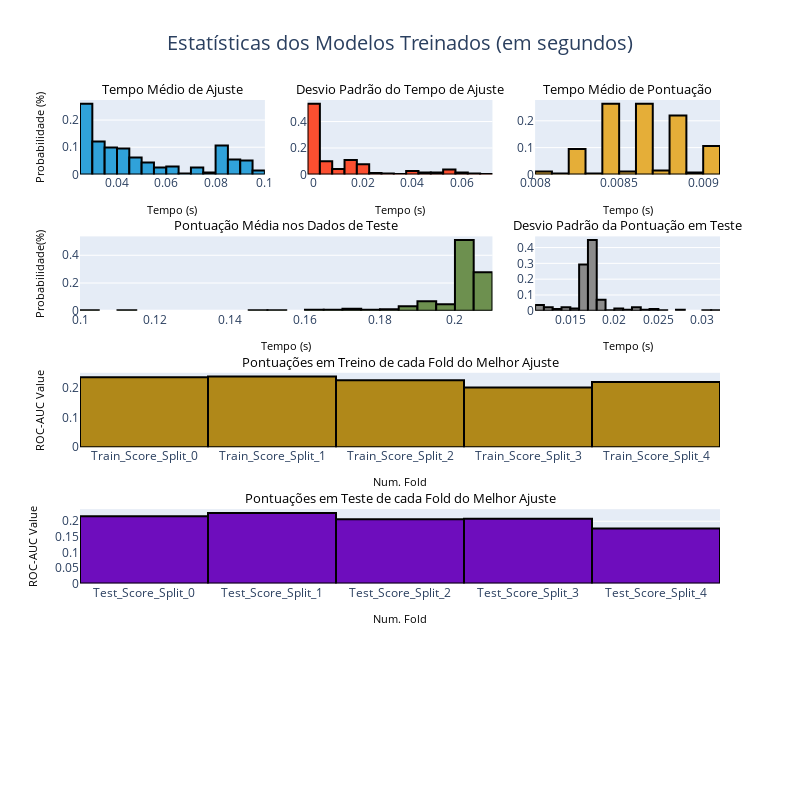

The code cell stored with this chart in its notebook:
### Code cell
analyze_model(model_v1_woft)

### Figure 1 — Plotly figure (JSON) as saved in the notebook; plotly's stock layout.template omitted (floating-point values rounded to 4 significant figures; data arrays with more than 128 entries replaced by an {"elided": "..."} marker saying what was removed)
{"data": [{"histnorm": "probability", "marker": {"color": "#30a2da", "line": {"color": "rgb(0,0,0)", "width": 2}}, "name": "tempo médio de ajuste", "type": "histogram", "x": {"elided": "273 float values"}, "xaxis": "x", "yaxis": "y"}, {"histnorm": "probability", "marker": {"color": "#fc4f30", "line": {"color": "rgb(0,0,0)", "width": 2}}, "name": "Desvio médio do tempo de treino", "type": "histogram", "x": {"elided": "273 float values"}, "xaxis": "x2", "yaxis": "y2"}, {"histnorm": "probability", "marker": {"color": "#e5ae38", "line": {"color": "rgb(0,0,0)", "width": 2}}, "name": "Tempo médio de score", "type": "histogram", "x": {"elided": "273 float values"}, "xaxis": "x3", "yaxis": "y3"}, {"histnorm": "probability", "marker": {"color": "#6d904f", "line": {"color": "rgb(0,0,0)", "width": 2}}, "name": "Pontuação Média nos Dados de Teste", "type": "histogram", "x": {"elided": "273 float values"}, "xaxis": "x4", "yaxis": "y4"}, {"histnorm": "probability", "marker": {"color": "#8b8b8b", "line": {"color": "rgb(0,0,0)", "width": 2}}, "name": "Desvio Padrão da Pontuação em Teste", "type": "histogram", "x": {"elided": "273 float values"}, "xaxis": "x5", "yaxis": "y5"}, {"marker": {"color": "#b08819", "line": {"color": "rgb(0,0,0)", "width": 2}}, "name": "Pontuação em Folds de Treino", "type": "bar", "x": ["Train_Score_Split_0", "Train_Score_Split_1", "Train_Score_Split_2", "Train_Score_Split_3", "Train_Score_Split_4"], "xaxis": "x6", "y": [0.2358, 0.2383, 0.2254, 0.2016, 0.2196], "yaxis": "y6"}, {"marker": {"color": "#6e0dbd", "line": {"color": "rgb(0,0,0)", "width": 2}}, "name": "Pontuação em Folds de Teste", "type": "bar", "x": ["Test_Score_Split_0", "Test_Score_Split_1", "Test_Score_Split_2", "Test_Score_Split_3", "Test_Score_Split_4"], "xaxis": "x7", "y": [0.2165, 0.2268, 0.2062, 0.2083, 0.1771], "yaxis": "y7"}], "layout": {"annotations": [{"font": {"color": "black", "size": 12.5}, "opacity": 1, "showarrow": false, "text": "Tempo Médio de Ajuste", "x": 0.1444, "xanchor": "center", "xref": "paper", "y": 1, "yanchor": "bottom", "yref": "paper"}, {"font": {"color": "black", "size": 12.5}, "opacity": 1, "showarrow": false, "text": "Desvio Padrão do Tempo de Ajuste", "x": 0.5, "xanchor": "center", "xref": "paper", "y": 1, "yanchor": "bottom", "yref": "paper"}, {"font": {"color": "black", "size": 12.5}, "opacity": 1, "showarrow": false, "text": "Tempo Médio de Pontuação", "x": 0.8556, "xanchor": "center", "xref": "paper", "y": 1, "yanchor": "bottom", "yref": "paper"}, {"font": {"color": "black", "size": 12.5}, "opacity": 1, "showarrow": false, "text": "Pontuação Média nos Dados de Teste", "x": 0.3222, "xanchor": "center", "xref": "paper", "y": 0.78, "yanchor": "bottom", "yref": "paper"}, {"font": {"color": "black", "size": 12.5}, "opacity": 1, "showarrow": false, "text": "Desvio Padrão da Pontuação em Teste", "x": 0.8556, "xanchor": "center", "xref": "paper", "y": 0.78, "yanchor": "bottom", "yref": "paper"}, {"font": {"color": "black", "size": 12.5}, "opacity": 1, "showarrow": false, "text": "Pontuações em Treino de cada Fold do Melhor Ajuste", "x": 0.5, "xanchor": "center", "xref": "paper", "y": 0.56, "yanchor": "bottom", "yref": "paper"}, {"font": {"color": "black", "size": 12.5}, "opacity": 1, "showarrow": false, "text": "Pontuações em Teste de cada Fold do Melhor Ajuste", "x": 0.5, "xanchor": "center", "xref": "paper", "y": 0.34, "yanchor": "bottom", "yref": "paper"}], "height": 800, "showlegend": false, "title": {"font": {"size": 20}, "text": "Estatísticas dos Modelos Treinados (em segundos)", "x": 0.5}, "width": 800, "xaxis": {"anchor": "y", "domain": [0, 0.2889], "title": {"font": {"color": "black", "size": 11}, "text": "Tempo (s)"}}, "xaxis2": {"anchor": "y2", "domain": [0.3556, 0.6444], "title": {"font": {"color": "black", "size": 11}, "text": "Tempo (s)"}}, "xaxis3": {"anchor": "y3", "domain": [0.7111, 1], "title": {"font": {"color": "black", "size": 11}, "text": "Tempo (s)"}}, "xaxis4": {"anchor": "y4", "domain": [0, 0.6444], "title": {"font": {"color": "black", "size": 11}, "text": "Tempo (s)"}}, "xaxis5": {"anchor": "y5", "domain": [0.7111, 1], "title": {"font": {"color": "black", "size": 11}, "text": "Tempo (s)"}}, "xaxis6": {"anchor": "y6", "domain": [0, 1], "title": {"font": {"color": "black", "size": 11}, "text": "Num. Fold"}}, "xaxis7": {"anchor": "y7", "domain": [0, 1], "title": {"font": {"color": "black", "size": 11}, "text": "Num. Fold"}}, "xaxis8": {"anchor": "y8", "domain": [0, 1], "title": {"font": {"color": "black", "size": 11}, "text": "Tempo (s)"}}, "yaxis": {"anchor": "x", "domain": [0.88, 1], "title": {"font": {"color": "black", "size": 11}, "text": "Probabilidade (%)"}}, "yaxis2": {"anchor": "x2", "domain": [0.88, 1]}, "yaxis3": {"anchor": "x3", "domain": [0.88, 1]}, "yaxis4": {"anchor": "x4", "domain": [0.66, 0.78], "title": {"font": {"color": "black", "size": 11}, "text": "Probabilidade(%)"}}, "yaxis5": {"anchor": "x5", "domain": [0.66, 0.78]}, "yaxis6": {"anchor": "x6", "domain": [0.44, 0.56], "title": {"font": {"color": "black", "size": 11}, "text": "ROC-AUC Value"}}, "yaxis7": {"anchor": "x7", "domain": [0.22, 0.34], "title": {"font": {"color": "black", "size": 11}, "text": "ROC-AUC Value"}}, "yaxis8": {"anchor": "x8", "domain": [0, 0.12]}}}
